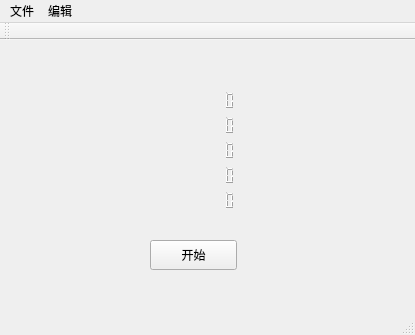
<?xml version="1.0" encoding="UTF-8"?>
<ui version="4.0">
 <class>MainWindow</class>
 <widget class="QMainWindow" name="MainWindow">
  <property name="enabled">
   <bool>true</bool>
  </property>
  <property name="geometry">
   <rect>
    <x>0</x>
    <y>0</y>
    <width>415</width>
    <height>335</height>
   </rect>
  </property>
  <property name="font">
   <font>
    <weight>50</weight>
    <bold>false</bold>
   </font>
  </property>
  <property name="contextMenuPolicy">
   <enum>Qt::NoContextMenu</enum>
  </property>
  <property name="windowTitle">
   <string>MainWindow</string>
  </property>
  <widget class="QWidget" name="centralWidget">
   <widget class="QPushButton" name="pushButton">
    <property name="geometry">
     <rect>
      <x>150</x>
      <y>200</y>
      <width>87</width>
      <height>30</height>
     </rect>
    </property>
    <property name="styleSheet">
     <string notr="true"/>
    </property>
    <property name="text">
     <string>开始</string>
    </property>
   </widget>
   <widget class="QWidget" name="">
    <property name="geometry">
     <rect>
      <x>130</x>
      <y>40</y>
      <width>120</width>
      <height>141</height>
     </rect>
    </property>
    <layout class="QVBoxLayout" name="verticalLayout">
     <item>
      <widget class="QLCDNumber" name="lcdNumber_4">
       <property name="font">
        <font>
         <weight>50</weight>
         <bold>false</bold>
        </font>
       </property>
       <property name="mouseTracking">
        <bool>false</bool>
       </property>
       <property name="focusPolicy">
        <enum>Qt::TabFocus</enum>
       </property>
       <property name="whatsThis">
        <string/>
       </property>
       <property name="frameShape">
        <enum>QFrame::NoFrame</enum>
       </property>
       <property name="frameShadow">
        <enum>QFrame::Plain</enum>
       </property>
       <property name="smallDecimalPoint">
        <bool>false</bool>
       </property>
       <property name="digitCount">
        <number>11</number>
       </property>
       <property name="mode">
        <enum>QLCDNumber::Dec</enum>
       </property>
      </widget>
     </item>
     <item>
      <widget class="QLCDNumber" name="lcdNumber_3">
       <property name="font">
        <font>
         <weight>50</weight>
         <bold>false</bold>
        </font>
       </property>
       <property name="mouseTracking">
        <bool>false</bool>
       </property>
       <property name="whatsThis">
        <string/>
       </property>
       <property name="frameShape">
        <enum>QFrame::NoFrame</enum>
       </property>
       <property name="frameShadow">
        <enum>QFrame::Plain</enum>
       </property>
       <property name="smallDecimalPoint">
        <bool>false</bool>
       </property>
       <property name="digitCount">
        <number>11</number>
       </property>
       <property name="mode">
        <enum>QLCDNumber::Dec</enum>
       </property>
      </widget>
     </item>
     <item>
      <widget class="QLCDNumber" name="lcdNumber_1">
       <property name="enabled">
        <bool>true</bool>
       </property>
       <property name="font">
        <font>
         <weight>50</weight>
         <bold>false</bold>
        </font>
       </property>
       <property name="mouseTracking">
        <bool>false</bool>
       </property>
       <property name="whatsThis">
        <string/>
       </property>
       <property name="frameShape">
        <enum>QFrame::NoFrame</enum>
       </property>
       <property name="frameShadow">
        <enum>QFrame::Plain</enum>
       </property>
       <property name="smallDecimalPoint">
        <bool>false</bool>
       </property>
       <property name="digitCount">
        <number>11</number>
       </property>
       <property name="mode">
        <enum>QLCDNumber::Dec</enum>
       </property>
       <property name="value" stdset="0">
        <double>0.000000000000000</double>
       </property>
      </widget>
     </item>
     <item>
      <widget class="QLCDNumber" name="lcdNumber_2">
       <property name="font">
        <font>
         <weight>50</weight>
         <bold>false</bold>
        </font>
       </property>
       <property name="mouseTracking">
        <bool>false</bool>
       </property>
       <property name="whatsThis">
        <string/>
       </property>
       <property name="frameShape">
        <enum>QFrame::NoFrame</enum>
       </property>
       <property name="frameShadow">
        <enum>QFrame::Plain</enum>
       </property>
       <property name="smallDecimalPoint">
        <bool>false</bool>
       </property>
       <property name="digitCount">
        <number>11</number>
       </property>
       <property name="mode">
        <enum>QLCDNumber::Dec</enum>
       </property>
      </widget>
     </item>
     <item>
      <widget class="QLCDNumber" name="lcdNumber_5">
       <property name="font">
        <font>
         <weight>75</weight>
         <bold>true</bold>
         <kerning>false</kerning>
        </font>
       </property>
       <property name="mouseTracking">
        <bool>false</bool>
       </property>
       <property name="whatsThis">
        <string/>
       </property>
       <property name="frameShape">
        <enum>QFrame::NoFrame</enum>
       </property>
       <property name="frameShadow">
        <enum>QFrame::Plain</enum>
       </property>
       <property name="smallDecimalPoint">
        <bool>false</bool>
       </property>
       <property name="digitCount">
        <number>11</number>
       </property>
       <property name="mode">
        <enum>QLCDNumber::Dec</enum>
       </property>
       <property name="segmentStyle">
        <enum>QLCDNumber::Filled</enum>
       </property>
      </widget>
     </item>
    </layout>
   </widget>
  </widget>
  <widget class="QMenuBar" name="menuBar">
   <property name="geometry">
    <rect>
     <x>0</x>
     <y>0</y>
     <width>415</width>
     <height>24</height>
    </rect>
   </property>
   <widget class="QMenu" name="menu">
    <property name="title">
     <string>文件</string>
    </property>
    <addaction name="action_F"/>
    <addaction name="action_W"/>
   </widget>
   <widget class="QMenu" name="menu_2">
    <property name="title">
     <string>编辑</string>
    </property>
    <addaction name="action_R"/>
    <addaction name="action"/>
   </widget>
   <addaction name="menu"/>
   <addaction name="menu_2"/>
  </widget>
  <widget class="QToolBar" name="mainToolBar">
   <attribute name="toolBarArea">
    <enum>TopToolBarArea</enum>
   </attribute>
   <attribute name="toolBarBreak">
    <bool>false</bool>
   </attribute>
  </widget>
  <widget class="QStatusBar" name="statusBar"/>
  <action name="action_F">
   <property name="text">
    <string>导入(&amp;F)</string>
   </property>
  </action>
  <action name="action_W">
   <property name="text">
    <string>退出(&amp;W)</string>
   </property>
  </action>
  <action name="action_R">
   <property name="text">
    <string>重置(&amp;R)</string>
   </property>
  </action>
  <action name="action">
   <property name="text">
    <string>选择</string>
   </property>
  </action>
 </widget>
 <layoutdefault spacing="6" margin="11"/>
 <resources/>
 <connections/>
</ui>
